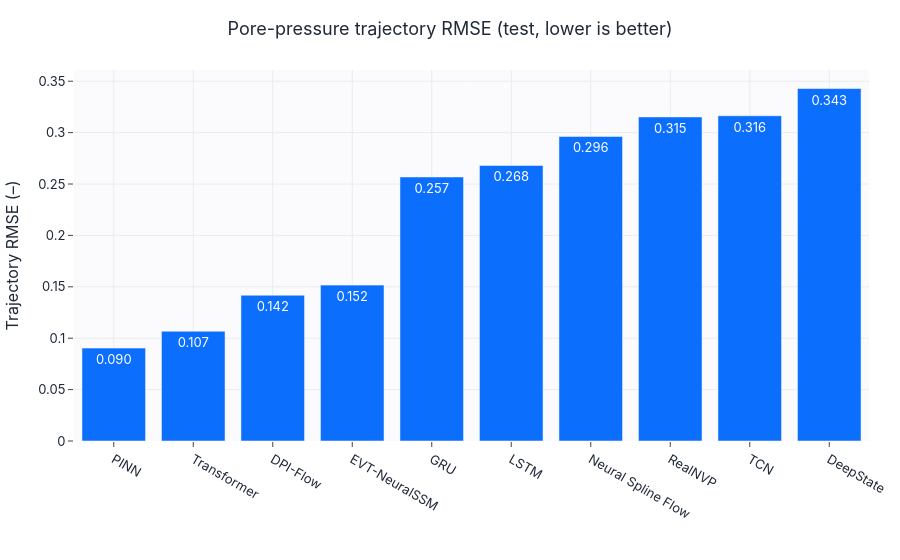
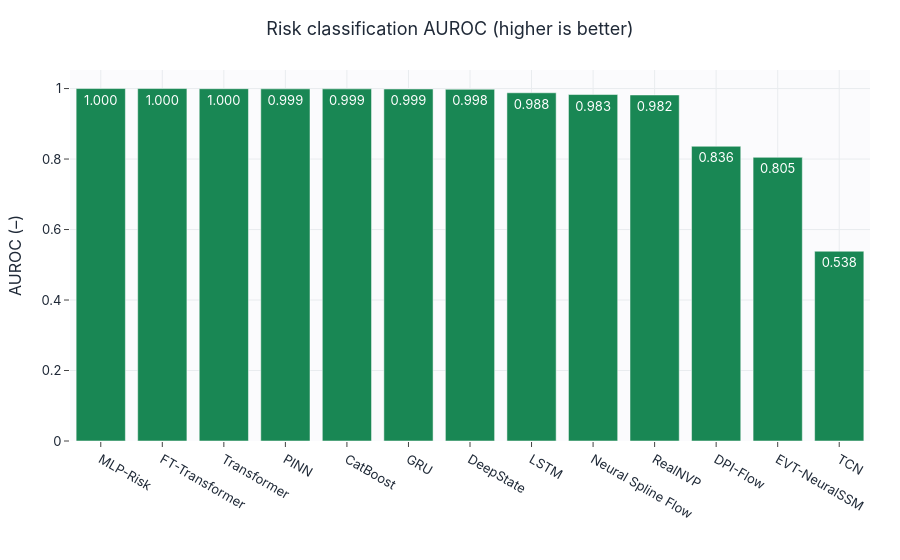
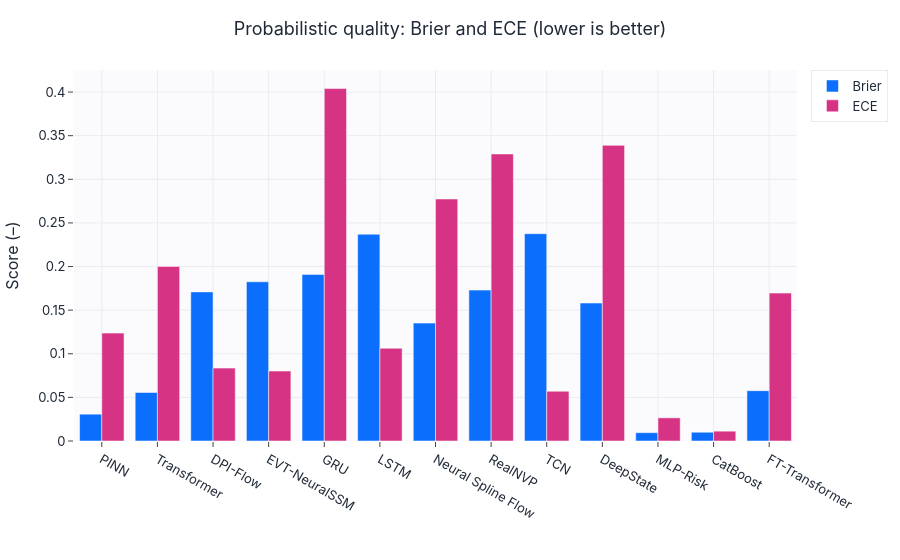

Here is the notebook cell these charts were saved with, in order:
### Markdown cell above
## Trajectory error and risk classification

### Code cell
traj_df = leaderboard.dropna(subset=["Traj_RMSE"]).sort_values("Traj_RMSE")
bar(traj_df["model"], traj_df["Traj_RMSE"], title="Pore-pressure trajectory RMSE (test, lower is better)",
    ylabel="Trajectory RMSE (–)", color="#0b6efd", save=SAVE_FIGS, fig_id="3_1_leaderboard_rmse").show()
auc_df = leaderboard.sort_values("AUROC", ascending=False)
bar(auc_df["model"], auc_df["AUROC"], title="Risk classification AUROC (higher is better)",
    ylabel="AUROC (–)", color="#198754", save=SAVE_FIGS, fig_id="3_1_auroc").show()
grouped_bar(leaderboard["model"].tolist(),
            {"Brier": leaderboard["Brier"].tolist(), "ECE": leaderboard["ECE"].tolist()},
            title="Probabilistic quality: Brier and ECE (lower is better)", ylabel="Score (–)",
            save=SAVE_FIGS, fig_id="3_1_brier_ece").show()

### Figure 1 — Plotly figure (JSON) as saved in the notebook; plotly's stock layout.template omitted (floating-point values rounded to 4 significant figures)
{"data": [{"marker": {"color": "#0b6efd"}, "text": ["0.090", "0.107", "0.142", "0.152", "0.257", "0.268", "0.296", "0.315", "0.316", "0.343"], "textposition": "auto", "type": "bar", "x": ["PINN", "Transformer", "DPI-Flow", "EVT-NeuralSSM", "GRU", "LSTM", "Neural Spline Flow", "RealNVP", "TCN", "DeepState"], "y": [0.09037, 0.1068, 0.1418, 0.1516, 0.2569, 0.2681, 0.2963, 0.3153, 0.3164, 0.3429]}], "layout": {"title": {"text": "Pore-pressure trajectory RMSE (test, lower is better)"}, "xaxis": {"title": {"text": ""}}, "yaxis": {"title": {"text": "Trajectory RMSE (–)"}}}}

### Figure 2 — Plotly figure (JSON) as saved in the notebook; plotly's stock layout.template omitted (floating-point values rounded to 4 significant figures)
{"data": [{"marker": {"color": "#198754"}, "text": ["1.000", "1.000", "1.000", "0.999", "0.999", "0.999", "0.998", "0.988", "0.983", "0.982", "0.836", "0.805", "0.538"], "textposition": "auto", "type": "bar", "x": ["MLP-Risk", "FT-Transformer", "Transformer", "PINN", "CatBoost", "GRU", "DeepState", "LSTM", "Neural Spline Flow", "RealNVP", "DPI-Flow", "EVT-NeuralSSM", "TCN"], "y": [1.0, 1.0, 0.9996, 0.9992, 0.9992, 0.9988, 0.9979, 0.988, 0.983, 0.9818, 0.8362, 0.8048, 0.5385]}], "layout": {"title": {"text": "Risk classification AUROC (higher is better)"}, "xaxis": {"title": {"text": ""}}, "yaxis": {"title": {"text": "AUROC (–)"}}}}

### Figure 3 — Plotly figure (JSON) as saved in the notebook; plotly's stock layout.template omitted (floating-point values rounded to 4 significant figures)
{"data": [{"marker": {"color": "#0b6efd"}, "name": "Brier", "type": "bar", "x": ["PINN", "Transformer", "DPI-Flow", "EVT-NeuralSSM", "GRU", "LSTM", "Neural Spline Flow", "RealNVP", "TCN", "DeepState", "MLP-Risk", "CatBoost", "FT-Transformer"], "y": [0.03075, 0.05563, 0.1709, 0.1825, 0.1909, 0.2371, 0.1352, 0.173, 0.2377, 0.1581, 0.009546, 0.01004, 0.05767]}, {"marker": {"color": "#d63384"}, "name": "ECE", "type": "bar", "x": ["PINN", "Transformer", "DPI-Flow", "EVT-NeuralSSM", "GRU", "LSTM", "Neural Spline Flow", "RealNVP", "TCN", "DeepState", "MLP-Risk", "CatBoost", "FT-Transformer"], "y": [0.1237, 0.2001, 0.08355, 0.0802, 0.404, 0.1063, 0.2774, 0.329, 0.05707, 0.3389, 0.02658, 0.01127, 0.1696]}], "layout": {"barmode": "group", "title": {"text": "Probabilistic quality: Brier and ECE (lower is better)"}, "xaxis": {"title": {"text": ""}}, "yaxis": {"title": {"text": "Score (–)"}}}}
